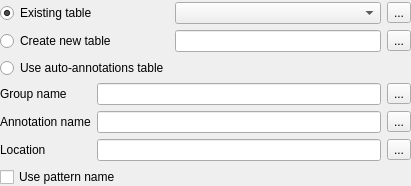
<?xml version="1.0" encoding="UTF-8"?>
<ui version="4.0">
 <class>CreateAnnotationNormalWidget</class>
 <widget class="QWidget" name="CreateAnnotationNormalWidget">
  <property name="geometry">
   <rect>
    <x>0</x>
    <y>0</y>
    <width>411</width>
    <height>224</height>
   </rect>
  </property>
  <property name="sizePolicy">
   <sizepolicy hsizetype="Preferred" vsizetype="Minimum">
    <horstretch>0</horstretch>
    <verstretch>0</verstretch>
   </sizepolicy>
  </property>
  <property name="windowTitle">
   <string>Create Annotations</string>
  </property>
  <layout class="QVBoxLayout" name="mainLayout">
   <property name="sizeConstraint">
    <enum>QLayout::SetMinAndMaxSize</enum>
   </property>
   <property name="margin">
    <number>0</number>
   </property>
   <item>
    <widget class="QWidget" name="saveAnnotationsInnerWidget" native="true">
     <property name="sizePolicy">
      <sizepolicy hsizetype="Preferred" vsizetype="Minimum">
       <horstretch>0</horstretch>
       <verstretch>0</verstretch>
      </sizepolicy>
     </property>
     <property name="toolTip">
      <string>Choose a file to store the annotations</string>
     </property>
     <layout class="QGridLayout" name="gridLayout_2">
      <property name="sizeConstraint">
       <enum>QLayout::SetMinAndMaxSize</enum>
      </property>
      <property name="margin">
       <number>0</number>
      </property>
      <item row="0" column="0">
       <widget class="QRadioButton" name="rbExistingTable">
        <property name="text">
         <string>Existing table</string>
        </property>
        <property name="checked">
         <bool>true</bool>
        </property>
       </widget>
      </item>
      <item row="0" column="1">
       <widget class="QComboBox" name="cbExistingTable">
        <property name="sizeAdjustPolicy">
         <enum>QComboBox::AdjustToContentsOnFirstShow</enum>
        </property>
       </widget>
      </item>
      <item row="0" column="2">
       <widget class="QToolButton" name="tbBrowseExistingTable">
        <property name="text">
         <string>...</string>
        </property>
        <property name="icon">
         <iconset resource="../../../U2Gui.qrc">
          <normaloff>:/core/images/load_selected_documents.png</normaloff>:/core/images/load_selected_documents.png</iconset>
        </property>
       </widget>
      </item>
      <item row="1" column="0">
       <widget class="QRadioButton" name="rbCreateNewTable">
        <property name="text">
         <string>Create new table</string>
        </property>
       </widget>
      </item>
      <item row="1" column="1">
       <widget class="QLineEdit" name="leNewTablePath"/>
      </item>
      <item row="1" column="2">
       <widget class="QToolButton" name="tbBrowseNewTable">
        <property name="text">
         <string>...</string>
        </property>
       </widget>
      </item>
      <item row="2" column="0">
       <widget class="QRadioButton" name="rbUseAutoTable">
        <property name="text">
         <string>Use auto-annotations table</string>
        </property>
       </widget>
      </item>
     </layout>
    </widget>
   </item>
   <item>
    <widget class="QWidget" name="annotationParametersInnerWidget" native="true">
     <property name="sizePolicy">
      <sizepolicy hsizetype="Preferred" vsizetype="Minimum">
       <horstretch>0</horstretch>
       <verstretch>0</verstretch>
      </sizepolicy>
     </property>
     <layout class="QGridLayout" name="gridLayout">
      <property name="sizeConstraint">
       <enum>QLayout::SetMinAndMaxSize</enum>
      </property>
      <property name="margin">
       <number>0</number>
      </property>
      <item row="0" column="1">
       <widget class="QLineEdit" name="leGroupName"/>
      </item>
      <item row="2" column="1">
       <widget class="QLineEdit" name="leLocation">
        <property name="toolTip">
         <string>Annotation location in GenBank format</string>
        </property>
       </widget>
      </item>
      <item row="0" column="2">
       <widget class="QToolButton" name="tbSelectGroupName">
        <property name="toolTip">
         <string>Predefined group names</string>
        </property>
        <property name="text">
         <string>...</string>
        </property>
        <property name="icon">
         <iconset resource="../../../U2Gui.qrc">
          <normaloff>:/core/images/group_auto.png</normaloff>:/core/images/group_auto.png</iconset>
        </property>
       </widget>
      </item>
      <item row="0" column="0">
       <widget class="QLabel" name="lblGroupName">
        <property name="text">
         <string>Group name</string>
        </property>
       </widget>
      </item>
      <item row="1" column="0">
       <widget class="QLabel" name="lblAnnotationName">
        <property name="text">
         <string>Annotation name</string>
        </property>
       </widget>
      </item>
      <item row="1" column="1">
       <widget class="QLineEdit" name="leAnnotationName">
        <property name="maxLength">
         <number>100</number>
        </property>
       </widget>
      </item>
      <item row="1" column="2">
       <widget class="QToolButton" name="tbSelectAnnotationName">
        <property name="toolTip">
         <string>Predefined annotation names</string>
        </property>
        <property name="text">
         <string>...</string>
        </property>
        <property name="icon">
         <iconset resource="../../../U2Gui.qrc">
          <normaloff>:/core/images/predefined_annotation_groups.png</normaloff>:/core/images/predefined_annotation_groups.png</iconset>
        </property>
       </widget>
      </item>
      <item row="2" column="0">
       <widget class="QLabel" name="lblLocation">
        <property name="text">
         <string>Location</string>
        </property>
       </widget>
      </item>
      <item row="2" column="2">
       <widget class="QToolButton" name="tbDoComplement">
        <property name="toolTip">
         <string>Add/remove complement flag</string>
        </property>
        <property name="text">
         <string>...</string>
        </property>
        <property name="icon">
         <iconset resource="../../../U2Gui.qrc">
          <normaloff>:/core/images/do_complement.png</normaloff>:/core/images/do_complement.png</iconset>
        </property>
       </widget>
      </item>
      <item row="3" column="0" colspan="2">
       <widget class="QCheckBox" name="chbUsePatternNames">
        <property name="toolTip">
         <string>Use names of patterns as annotations names. In case the patterns are in FASTA format</string>
        </property>
        <property name="text">
         <string>Use pattern name</string>
        </property>
       </widget>
      </item>
     </layout>
    </widget>
   </item>
  </layout>
 </widget>
 <resources>
  <include location="../../../U2Gui.qrc"/>
 </resources>
 <connections>
  <connection>
   <sender>chbUsePatternNames</sender>
   <signal>toggled(bool)</signal>
   <receiver>leAnnotationName</receiver>
   <slot>setDisabled(bool)</slot>
   <hints>
    <hint type="sourcelabel">
     <x>197</x>
     <y>215</y>
    </hint>
    <hint type="destinationlabel">
     <x>234</x>
     <y>149</y>
    </hint>
   </hints>
  </connection>
  <connection>
   <sender>chbUsePatternNames</sender>
   <signal>toggled(bool)</signal>
   <receiver>tbSelectAnnotationName</receiver>
   <slot>setDisabled(bool)</slot>
   <hints>
    <hint type="sourcelabel">
     <x>197</x>
     <y>215</y>
    </hint>
    <hint type="destinationlabel">
     <x>363</x>
     <y>149</y>
    </hint>
   </hints>
  </connection>
  <connection>
   <sender>rbExistingTable</sender>
   <signal>toggled(bool)</signal>
   <receiver>cbExistingTable</receiver>
   <slot>setEnabled(bool)</slot>
   <hints>
    <hint type="sourcelabel">
     <x>98</x>
     <y>15</y>
    </hint>
    <hint type="destinationlabel">
     <x>279</x>
     <y>15</y>
    </hint>
   </hints>
  </connection>
  <connection>
   <sender>rbExistingTable</sender>
   <signal>toggled(bool)</signal>
   <receiver>tbBrowseExistingTable</receiver>
   <slot>setEnabled(bool)</slot>
   <hints>
    <hint type="sourcelabel">
     <x>98</x>
     <y>15</y>
    </hint>
    <hint type="destinationlabel">
     <x>374</x>
     <y>14</y>
    </hint>
   </hints>
  </connection>
  <connection>
   <sender>rbCreateNewTable</sender>
   <signal>toggled(bool)</signal>
   <receiver>leNewTablePath</receiver>
   <slot>setEnabled(bool)</slot>
   <hints>
    <hint type="sourcelabel">
     <x>98</x>
     <y>49</y>
    </hint>
    <hint type="destinationlabel">
     <x>279</x>
     <y>48</y>
    </hint>
   </hints>
  </connection>
  <connection>
   <sender>rbCreateNewTable</sender>
   <signal>toggled(bool)</signal>
   <receiver>tbBrowseNewTable</receiver>
   <slot>setEnabled(bool)</slot>
   <hints>
    <hint type="sourcelabel">
     <x>98</x>
     <y>49</y>
    </hint>
    <hint type="destinationlabel">
     <x>375</x>
     <y>49</y>
    </hint>
   </hints>
  </connection>
  <connection>
   <sender>rbUseAutoTable</sender>
   <signal>toggled(bool)</signal>
   <receiver>annotationParametersInnerWidget</receiver>
   <slot>setDisabled(bool)</slot>
   <hints>
    <hint type="sourcelabel">
     <x>98</x>
     <y>78</y>
    </hint>
    <hint type="destinationlabel">
     <x>194</x>
     <y>161</y>
    </hint>
   </hints>
  </connection>
 </connections>
</ui>
